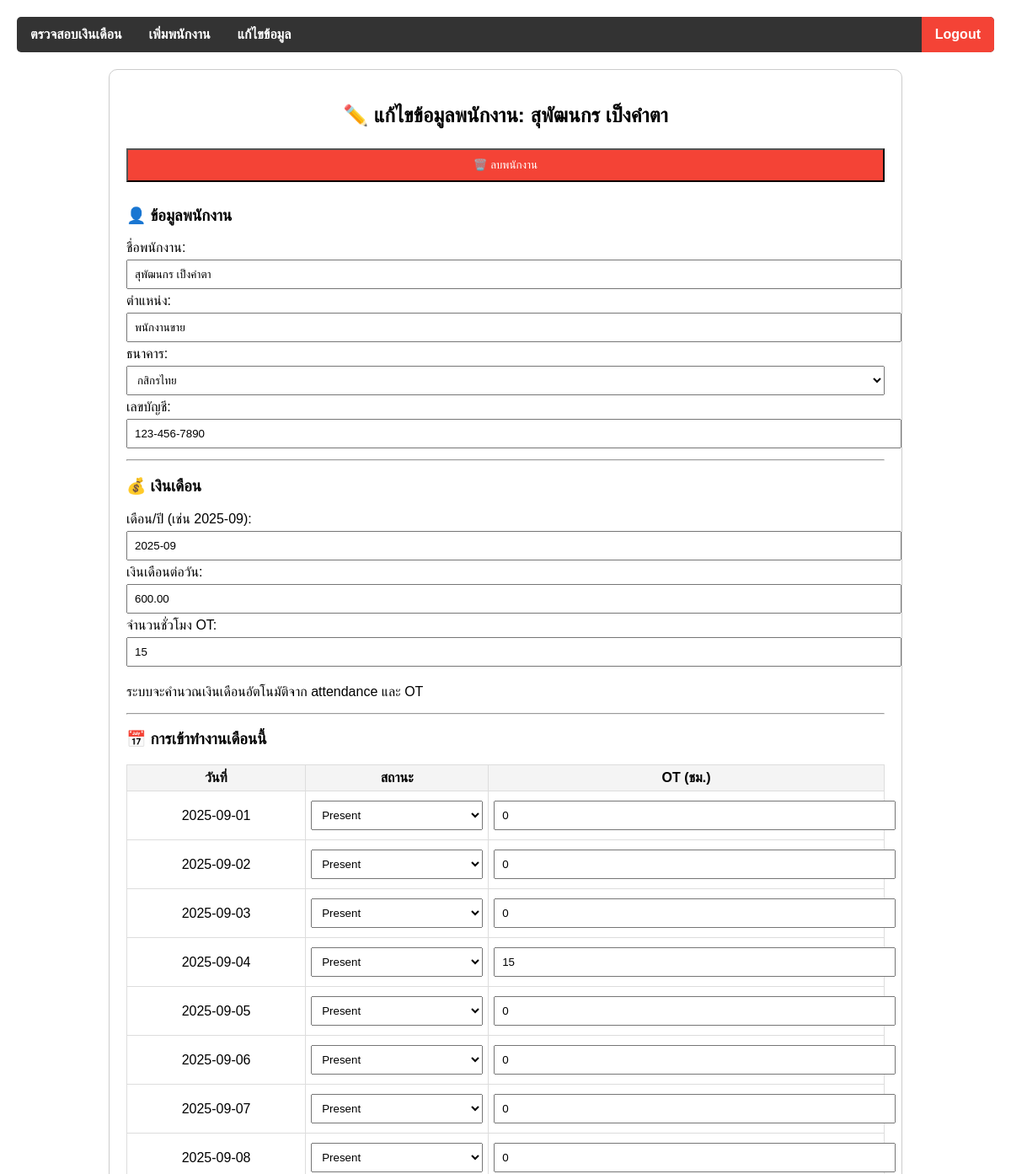
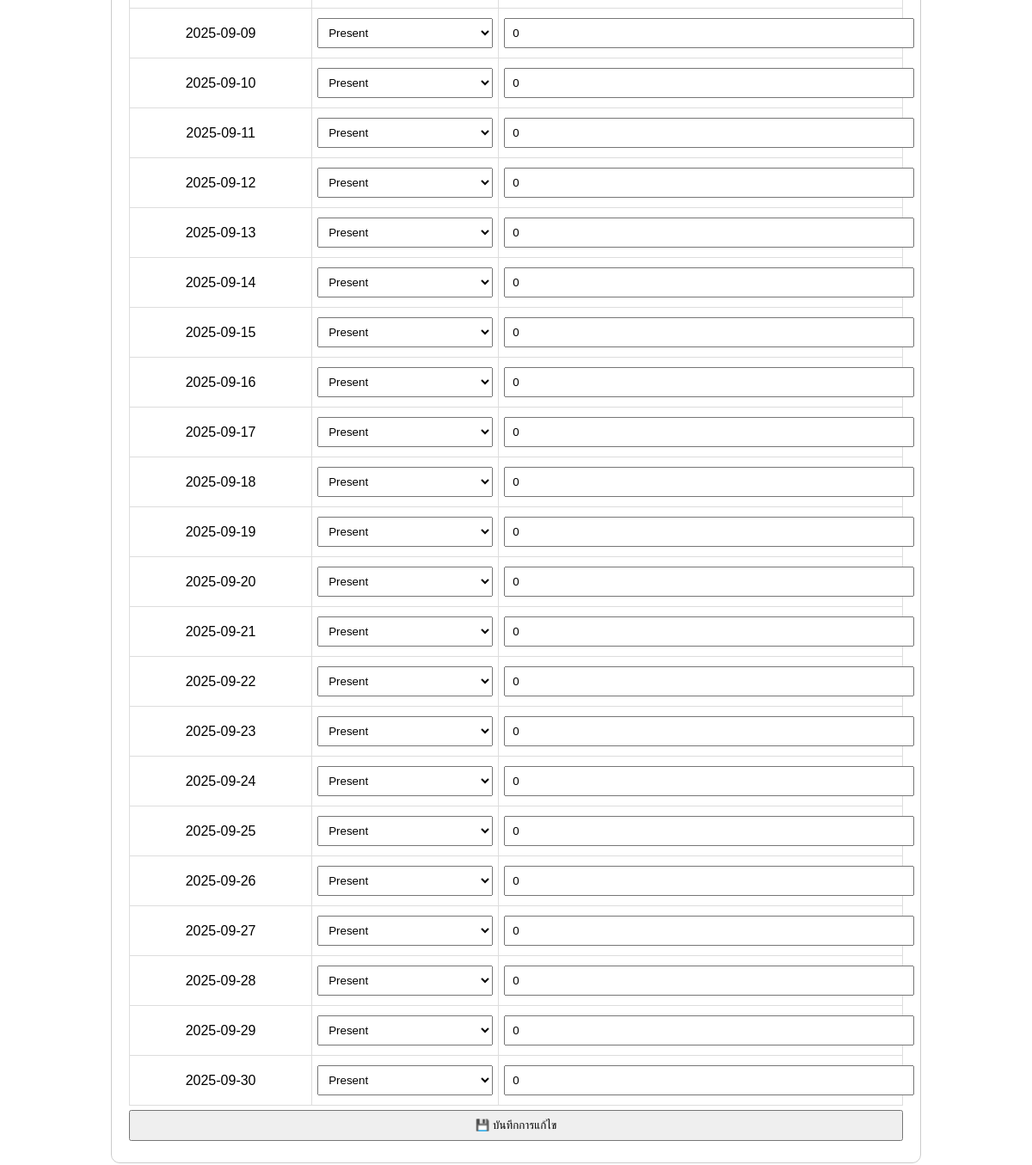
Screenshot of /edit_employee.php?emp_id=66143441 (signed in) with the database file from the repository (2 pictures, top to bottom).
### tables this page shows
CREATE TABLE `employees` (
  `emp_id` int(11) NOT NULL,
  `emp_name` varchar(100) NOT NULL,
  `position` varchar(50) DEFAULT NULL,
  `bank_account` varchar(50) DEFAULT NULL,
  `bank_name` varchar(50) DEFAULT NULL,
  `salary_per_day` decimal(10,2) NOT NULL DEFAULT 500.00
);

CREATE TABLE `salaries` (
  `salary_id` int(11) NOT NULL,
  `emp_id` int(11) DEFAULT NULL,
  `month_year` varchar(7) DEFAULT NULL,
  `base_salary` decimal(10,2) DEFAULT NULL,
  `ot_pay` decimal(10,2) DEFAULT NULL,
  `deductions` decimal(10,2) DEFAULT NULL,
  `net_salary` decimal(10,2) DEFAULT NULL
);

CREATE TABLE `attendance` (
  `id` int(11) NOT NULL,
  `emp_id` int(11) DEFAULT NULL,
  `work_date` date DEFAULT NULL,
  `status` enum('Present','Absent','Late','Leave') DEFAULT 'Present',
  `overtime_hours` int(11) DEFAULT 0,
  `ot` float DEFAULT 0
);

### edit_employee.php (the view, shortened to what this page needs)
<?php
include 'db.php';
$emp_id=intval($_GET['emp_id']);
$selected_month = $_GET['month'] ?? date('m');
$selected_year  = $_GET['year']  ?? date('Y');
$att_sql = "SELECT * FROM attendance
            WHERE emp_id=$emp_id
              AND MONTH(work_date)=$selected_month
              AND YEAR(work_date)=$selected_year
            ORDER BY work_date";
$att_result = $conn->query($att_sql);
$emp_sql="SELECT * FROM employees WHERE emp_id=$emp_id";
$emp_result=$conn->query($emp_sql);
$emp=$emp_result->fetch_assoc();
$sal_sql="SELECT * FROM salaries WHERE emp_id=$emp_id ORDER BY salary_id DESC LIMIT 1";
$sal_result=$conn->query($sal_sql);
if($sal_result->num_rows>0){
    $sal=$sal_result->fetch_assoc();
}else{
    $sal=['month_year'=>date('Y-m'),'base_salary'=>0,'ot_pay'=>0,'deductions'=>0,'net_salary'=>0];
}
$att_sql="SELECT * FROM attendance WHERE emp_id=$emp_id AND MONTH(work_date)=MONTH(CURDATE()) ORDER BY work_date";
$att_result=$conn->query($att_sql);
$attendance=[];
while($att=$att_result->fetch_assoc()){
    $attendance[$att['work_date']] = [
        'status' => $att['status'],
        'ot' => $att['ot'] ?? 0
    ];
}
$year=date('Y');
$month=date('m');
$days_in_month=date('t',strtotime("$year-$month-01"));
?>
<!DOCTYPE html>
<html lang="th">
<head>
</head>
<body>
<div class="navbar">
    <a href="salary_check.php">ตรวจสอบเงินเดือน</a>
    <a href="add_employee.php">เพิ่มพนักงาน</a>
    <a href="employee_list.php">แก้ไขข้อมูล</a>
    <a href="logout.php" style="float:right; background:#f44336;">Logout</a>
</div>
<div class="box">
<h2>✏️ แก้ไขข้อมูลพนักงาน: <?php echo htmlspecialchars($emp['emp_name']); ?></h2>
<form method="post" onsubmit="return confirm('คุณแน่ใจว่าจะลบพนักงานนี้? ข้อมูลทั้งหมดจะหาย');">
    <button type="submit" name="delete" class="delete">🗑️ ลบพนักงาน</button>
</form>
<form method="post">
<h3>👤 ข้อมูลพนักงาน</h3>
<label>ชื่อพนักงาน:</label>
<input type="text" name="emp_name" value="<?php echo htmlspecialchars($emp['emp_name']); ?>" required>
<label>ตำแหน่ง:</label>
<input type="text" name="position" value="<?php echo htmlspecialchars($emp['position']); ?>" required>
<label>ธนาคาร:</label>
<select name="bank_name" required>
<?php
$banks=['กสิกรไทย','ไทยพาณิชย์','กรุงไทย','กรุงเทพ','ทหารไทย'];
foreach($banks as $b){
    $sel=$b==$emp['bank_name']?'selected':'';
    echo "<option value='$b' $sel>$b</option>";
}
?>
</select>
<label>เลขบัญชี:</label>
<input type="text" name="bank_account" value="<?php echo htmlspecialchars($emp['bank_account']); ?>" required>
<hr>
<h3>💰 เงินเดือน</h3>
<label>เดือน/ปี (เช่น 2025-09):</label>
<input type="text" name="month_year" value="<?php echo $sal['month_year']; ?>" required>
<label>เงินเดือนต่อวัน:</label>
<input type="number" name="salary_per_day" value="<?php echo htmlspecialchars($emp['salary_per_day']); ?>" required step="0.01">
<label>จำนวนชั่วโมง OT:</label>
<input type="number" name="ot_hours" value="<?php echo $sal['ot_pay']/100; ?>" step="0.1" required>
<p>ระบบจะคำนวณเงินเดือนอัตโนมัติจาก attendance และ OT</p>
<hr>
<h3>📅 การเข้าทำงานเดือนนี้</h3>
<table>
<tr><th>วันที่</th><th>สถานะ</th><th>OT (ชม.)</th></tr>
<?php
for($d=1;$d<=$days_in_month;$d++){
    $day_str=sprintf('%02d',$d);
    $date="$year-$month-$day_str";
    $status=$attendance[$date]['status']??'Present';
    $ot=$attendance[$date]['ot']??0;
    echo "<tr>
            <td>$date</td>
            <td>
                <select name='attendance[$date][status]'>
                    <option value='Present' ".($status=='Present'?'selected':'').">Present</option>
                    <option value='Late' ".($status=='Late'?'selected':'').">Late</option>
                    <option value='Absent' ".($status=='Absent'?'selected':'').">Absent</option>
                    <option value='Leave' ".($status=='Leave'?'selected':'').">Leave</option>
                </select>
            </td>
            <td>
                <input type='number' name='attendance[$date][ot]' value='$ot' step='0.1' min='0'>
            </td>
          </tr>";
}
?>
</table>
<button type="submit">💾 บันทึกการแก้ไข</button>
</form>
</div>
</body>
</html>

### edit_employee.php (style rules this page uses)
body { font-family:Tahoma,sans-serif;margin:20px; }
.navbar { background:#333;overflow:hidden;border-radius:5px;margin-bottom:20px; }
.navbar a { float:left;display:block;color:#fff;padding:12px 16px;text-decoration:none;font-weight:bold; }
.box { max-width:900px;margin:auto;padding:20px;border:1px solid #ccc;border-radius:10px; }
input,select,button { padding:8px;width:100%;margin:5px 0; }
h2 { text-align:center; }
table { width:100%;border-collapse:collapse;margin-top:10px; }
th,td { border:1px solid #ddd;padding:6px;text-align:center; }
th { background:#f4f4f4; }
button.delete { background:#f44336;color:white;padding:10px;width:100%;margin-bottom:10px; }

### rows the page displays
employees: emp_name "สุพัฒนกร เป็งคำตา", position "พนักงานขาย", bank_account "123-456-7890", salary_per_day "600.00"
salaries: month_year "2025-09", ot_hours "15"
attendance: status "Present", ot "15"

### other values shown
$date "2025-09-01"
$date "2025-09-02"
$date "2025-09-03"
$date "2025-09-04"
$date "2025-09-05"
$date "2025-09-06"
$date "2025-09-07"
$date "2025-09-08"
$date "2025-09-09"
$date "2025-09-10"
$date "2025-09-11"
$date "2025-09-12"
$date "2025-09-13"
$date "2025-09-14"
$date "2025-09-15"
